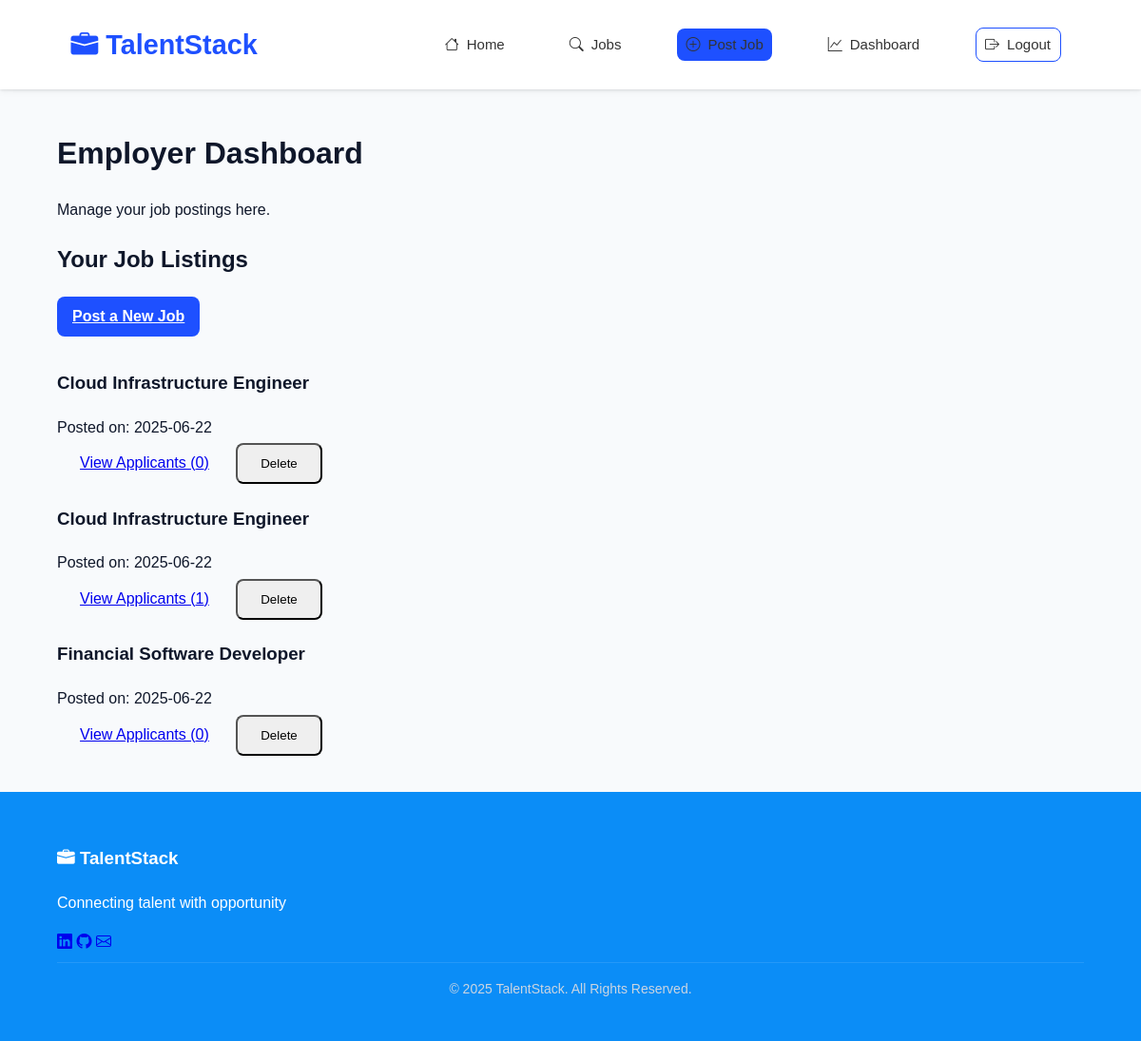
Page /employer/dashboard (signed in) on the committed database.
### models/job.py (models this page shows, shortened)
class Job(db.Model):
    id = db.Column(db.Integer, primary_key=True)
    title = db.Column(db.String(100), nullable=False)
    description = db.Column(db.Text, nullable=False)
    location = db.Column(db.String(100), nullable=False)
    salary = db.Column(db.String(100), nullable=True)
    job_type = db.Column(db.String(50), nullable=False, default='Full-time')
    date_posted = db.Column(db.DateTime, nullable=False, default=datetime.utcnow)
    employer_id = db.Column(db.Integer, db.ForeignKey('user.id'), nullable=False)
    applications = db.relationship('Application', backref='job', lazy=True, cascade="all, delete-orphan")

### routes/employer.py (the view)
@employer_bp.route('/dashboard')
def employer_dashboard():
    jobs = Job.query.filter_by(employer_id=current_user.id).order_by(Job.date_posted.desc()).all()
    return render_template('employer_dashboard.html', title='Employer Dashboard', jobs=jobs)

### routes/employer.py (called while the page is built)
def check_employer():
    if not current_user.is_authenticated or current_user.role != 'employer':
        abort(403)

@employer_bp.before_request
@login_required
def before_request():
    check_employer()

### templates/employer_dashboard.html
{% extends "layout.html" %}
{% block content %}
    <div class="dashboard-header">
        <h1>Employer Dashboard</h1>
        <p>Manage your job postings here.</p>
    </div>
    <h2>Your Job Listings</h2>
    <a href="{{ url_for('employer.post_job') }}" class="btn btn-primary" style="margin-bottom: 1rem;">Post a New Job</a>
    {% if jobs %}
        {% for job in jobs %}
            <div class="job-listing">
                <h3>{{ job.title }}</h3>
                <div class="job-meta">
                    <span>Posted on: {{ job.date_posted.strftime('%Y-%m-%d') }}</span>
                </div>
                <div>
                    <a href="{{ url_for('employer.view_applicants', job_id=job.id) }}" class="btn">View Applicants ({{ job.applications|length }})</a>
                    <form action="{{ url_for('employer.delete_job', job_id=job.id) }}" method="POST" style="display: inline;" class="confirm-delete">
                        <button type="submit" class="btn btn-danger">Delete</button>
                    </form>
                </div>
            </div>
        {% endfor %}
    {% else %}
        <p>You have not posted any jobs yet.</p>
    {% endif %}
{% endblock content %}

### static/css/style.css (style rules this page uses)
:root { --primary: #2563eb; --primary-dark: #1d4ed8; --secondary: #64748b; --success: #22c55e; --danger: #ef4444; --warning: #f59e0b; --dark: #0f172a; --darker: #0b8df7; --light: #f8fafc; --gray: #cbd5e1; --transition: all 0.3s ease; }
body { font-family: 'Poppins', sans-serif; background-color: var(--light); color: var(--dark); line-height: 1.6; margin: 0; overflow-x: hidden; }
.btn { display: inline-flex; align-items: center; gap: 0.5rem; padding: 0.75rem 1.5rem; border-radius: 0.5rem; font-weight: 500; transition: var(--transition); cursor: pointer; }
.btn-primary { background-color: var(--primary); color: white; border: none; }
.btn-primary { padding: 8px 16px; border-radius: 8px; background-color: #1e50ff; color: #fff; font-weight: 600; transition: background 0.3s ease; }

### rows in the picture
Job: title "Cloud Infrastructure Engineer", date_posted "2025-06-22", applications|length "0"
Job: title "Cloud Infrastructure Engineer", date_posted "2025-06-22", applications|length "1"
Job: title "Financial Software Developer", date_posted "2025-06-22", applications|length "0"
